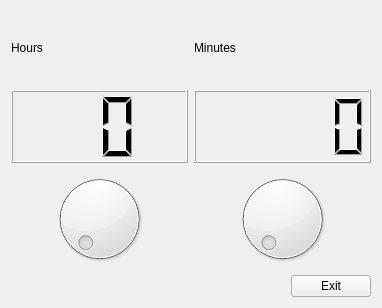
<?xml version="1.0" encoding="UTF-8"?>
<ui version="4.0">
 <class>Exercici1</class>
 <widget class="QWidget" name="Exercici1">
  <property name="geometry">
   <rect>
    <x>0</x>
    <y>0</y>
    <width>382</width>
    <height>308</height>
   </rect>
  </property>
  <property name="windowTitle">
   <string>Form</string>
  </property>
  <property name="styleSheet">
   <string notr="true"/>
  </property>
  <layout class="QHBoxLayout" name="horizontalLayout_5">
   <item>
    <layout class="QVBoxLayout" name="verticalLayout">
     <item>
      <layout class="QHBoxLayout" name="horizontalLayout_2">
       <item>
        <widget class="QLabel" name="hours">
         <property name="text">
          <string>Hours</string>
         </property>
        </widget>
       </item>
       <item>
        <widget class="QLabel" name="minutes">
         <property name="text">
          <string>Minutes</string>
         </property>
        </widget>
       </item>
      </layout>
     </item>
     <item>
      <layout class="QHBoxLayout" name="horizontalLayout_3">
       <item>
        <widget class="QLCDNumber" name="hnum">
         <property name="smallDecimalPoint">
          <bool>false</bool>
         </property>
         <property name="digitCount">
          <number>2</number>
         </property>
        </widget>
       </item>
       <item>
        <widget class="QLCDNumber" name="mnum"/>
       </item>
      </layout>
     </item>
     <item>
      <layout class="QHBoxLayout" name="horizontalLayout_4">
       <item>
        <widget class="QDial" name="hdial">
         <property name="maximum">
          <number>23</number>
         </property>
        </widget>
       </item>
       <item>
        <widget class="QDial" name="mdial">
         <property name="maximum">
          <number>59</number>
         </property>
        </widget>
       </item>
      </layout>
     </item>
     <item>
      <layout class="QHBoxLayout" name="horizontalLayout">
       <item>
        <spacer name="horizontalSpacer">
         <property name="orientation">
          <enum>Qt::Horizontal</enum>
         </property>
         <property name="sizeHint" stdset="0">
          <size>
           <width>40</width>
           <height>20</height>
          </size>
         </property>
        </spacer>
       </item>
       <item>
        <widget class="QPushButton" name="exit">
         <property name="text">
          <string>Exit</string>
         </property>
        </widget>
       </item>
      </layout>
     </item>
    </layout>
   </item>
  </layout>
 </widget>
 <resources/>
 <connections>
  <connection>
   <sender>exit</sender>
   <signal>clicked()</signal>
   <receiver>Exercici1</receiver>
   <slot>close()</slot>
   <hints>
    <hint type="sourcelabel">
     <x>330</x>
     <y>269</y>
    </hint>
    <hint type="destinationlabel">
     <x>190</x>
     <y>153</y>
    </hint>
   </hints>
  </connection>
  <connection>
   <sender>hdial</sender>
   <signal>valueChanged(int)</signal>
   <receiver>hnum</receiver>
   <slot>display(int)</slot>
   <hints>
    <hint type="sourcelabel">
     <x>99</x>
     <y>184</y>
    </hint>
    <hint type="destinationlabel">
     <x>99</x>
     <y>99</y>
    </hint>
   </hints>
  </connection>
  <connection>
   <sender>mdial</sender>
   <signal>valueChanged(int)</signal>
   <receiver>mnum</receiver>
   <slot>display(int)</slot>
   <hints>
    <hint type="sourcelabel">
     <x>282</x>
     <y>184</y>
    </hint>
    <hint type="destinationlabel">
     <x>282</x>
     <y>99</y>
    </hint>
   </hints>
  </connection>
 </connections>
</ui>
